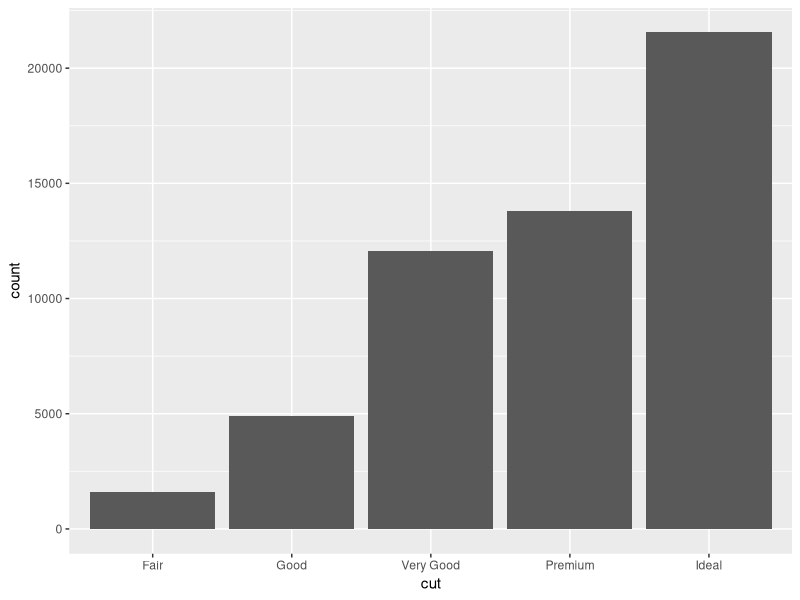
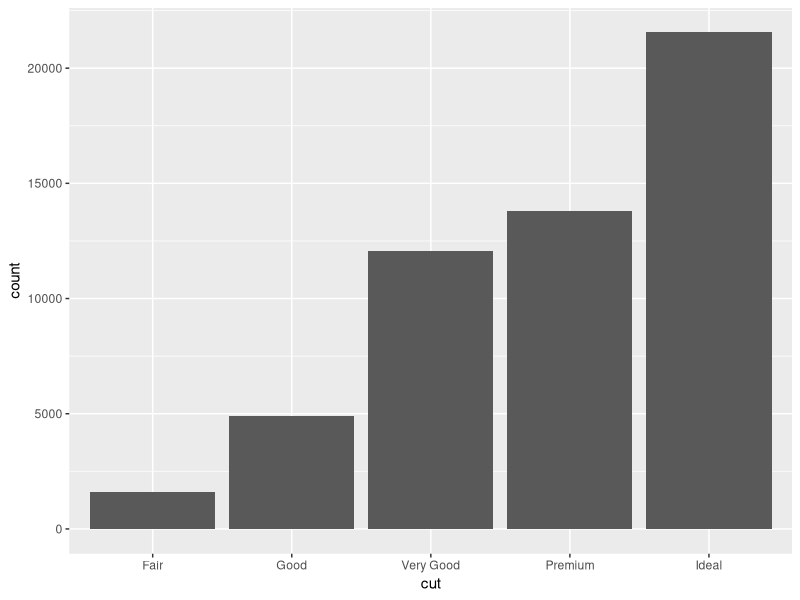
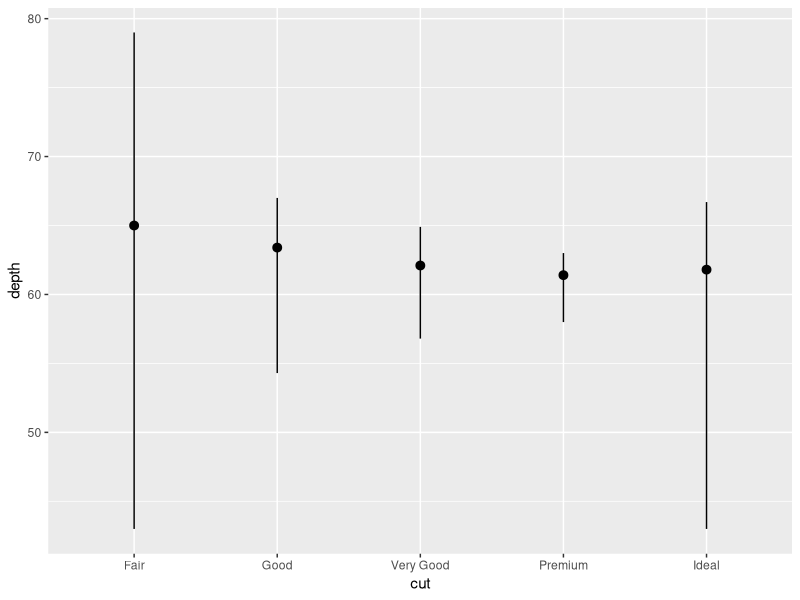
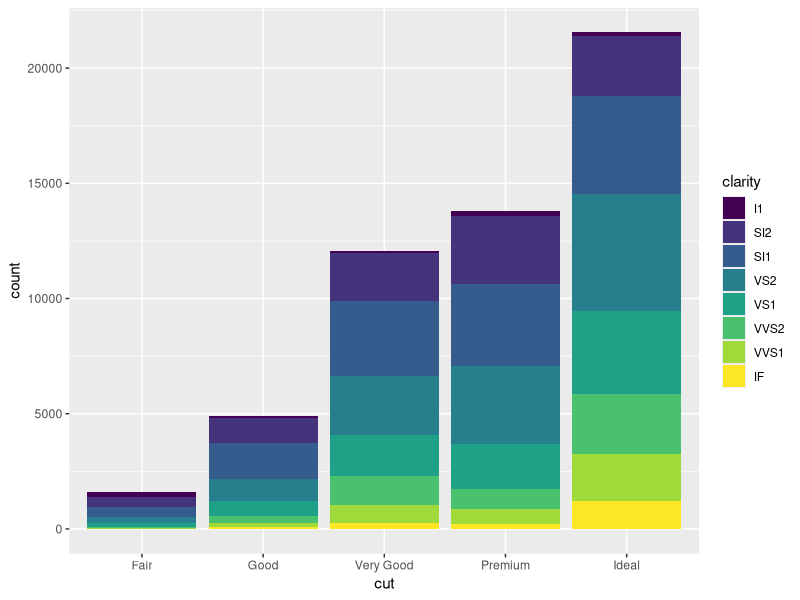

Reproduce these figures in R, in order.
# MODULE 13 Exercise 2: More ggplot2 Grammar

# Install and load `ggplot2`
# install.packages("ggplot2") # if needed
library("ggplot2")

# For this exercise you will again be working with the `diamonds` data set.
# Use `?diamonds` to review details about this data set
?diamonds


## Statistical Transformations

# Draw a bar chart of the diamonds data, organized by cut
# The height of each bar is based on the "count" (number) of diamonds with that cut
ggplot(data = diamonds) +
  geom_bar(mapping = aes(x = cut))

# Use the `stat_count` to apply the statistical transformation "count" to the diamonds
# by cut. You do not need a separate geometry layer!
ggplot(data = diamonds) +
  stat_count(mapping = aes(x=cut)) #same graph but stat allows for statistical transformation to calculate the data

# Use the `stat_summary` function to draw a chart with a summary layer.
# Map the x-position to diamond `cut`, and the y-position to diamond `depth`
# Bonus: use `min` as the function ymin, `max` as the function ymax, and `median` as the function y
ggplot(data = diamonds) +
  stat_summary(mapping = aes(x = cut, y = depth),
              fun.ymin = min, fun.ymax = max, fun.y = median) #adds range to the dots?


## Position Adjustments

# Draw a bar chart of diamond data organized by cut, with each bar filled by clarity (coloring in bars)
# You should see a _stacked_ bar chart.
ggplot(data = diamonds) +
  geom_bar(mapping = aes(x = cut, fill = clarity))

# Draw the same chart again, but with each element positioned to "fill" the y axis


# Draw the same chart again, but with each element positioned to "dodge" each other


# Draw a plot with point geometry with the x-position mapped to `cut` and the y-position mapped to `clarity`
# This creates a "grid" grouping the points


# Use the "jitter" position adjustment to keep the points from all overlapping!
# (This works a little better with a sample of diamond data, such as from the previous exercise).



## Scales

# Draw a "boxplot" (with `geom_boxplot()`) for the diamond's price (y) by color (x)


# This has a lot of outliers, making it harder to read. To fix this, draw the same plot but
# with a _logarithmic_ scale for the y axis.


# For another version, draw the same plot but with `violin` geometry instead of `boxplot` geometry!
# How does the logarithmic scale change the data presentation?


# Another interesting plot: draw a plot of the diamonds price (y) by carat (x), using a heatmap of 2d bins
# (geom_bin2d)
# What happens when you make the x and y channels scale logarithmically?


# Draw a scatter plot for the diamonds  price (y) by carat (x). Color each point by the clarity
# (Remember, this will take a while. Use a sample of the diamonds for faster results)


# Change the color of the previous plot using a ColorBrewer scale of your choice. What looks nice?



## Coordinate Systems

# Draw a bar chart with x-position and fill color BOTH mapped to cut
# For best results, SET the `width` of the geometry to be 1 (fill plot, no space between)
# You can save this to a variable for easier modifications


# Draw the same chart, but with the coordinate system flipped


# Draw the same chart, but in a polar coordinate system. Now you have a Coxcomb chart!



## Facets

# Take the scatter plot of price by carat data (colored by clarity) and add _facets_ based on
# the diamond's `color`



## Saving Plots

# Use the `ggsave()` function to save one of your plots (the most recent one generated) to disk.
# Name the output file "my-plot.png".
# Make sure you've set the working directory!!
